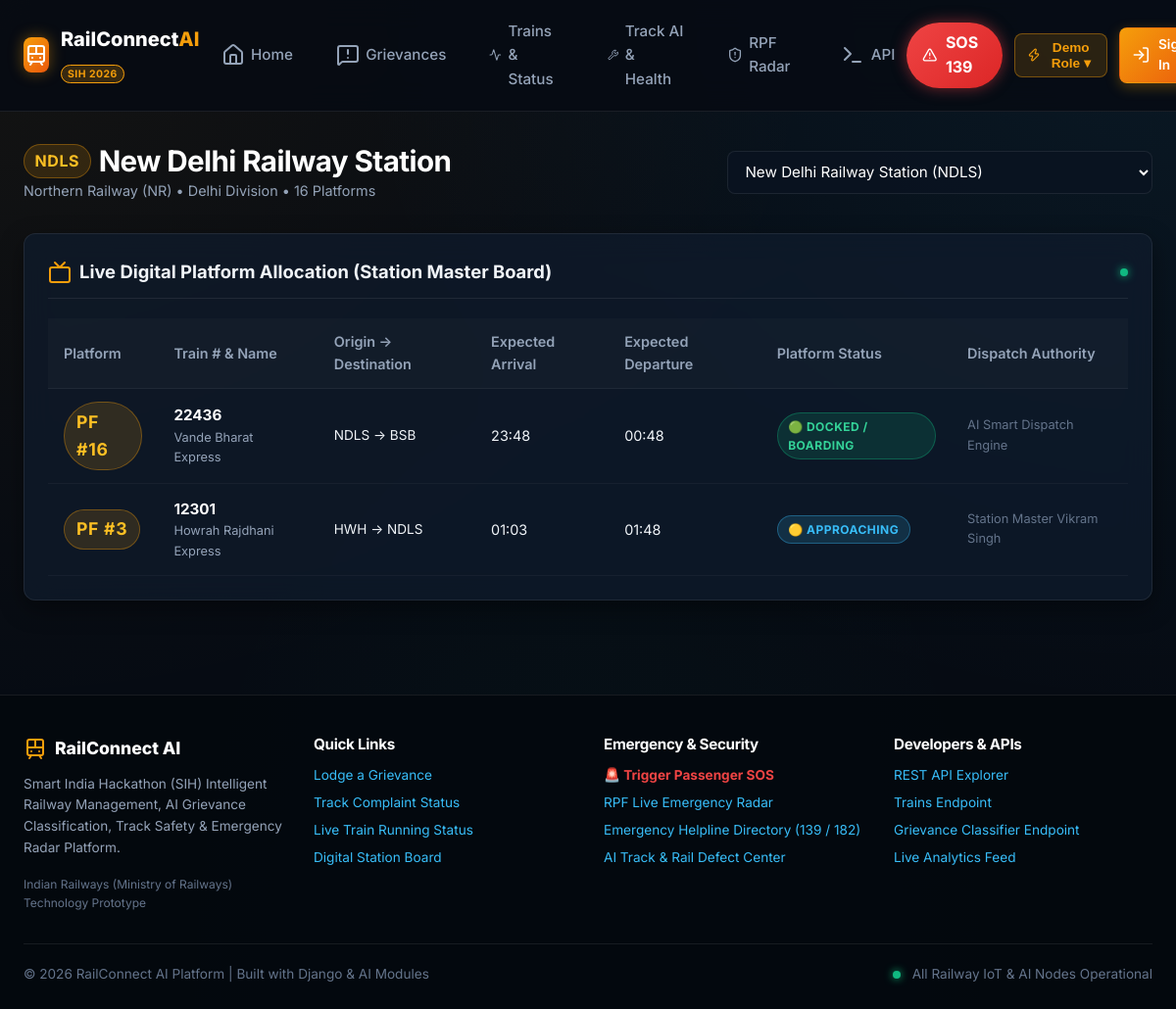
/trains/station-board/, run on the app's committed database.
### apps/trains/models.py (models this page shows, shortened)
class Station(models.Model):
    name = models.CharField(max_length=150)
    code = models.CharField(max_length=10, unique=True)
    zone = models.CharField(max_length=50, default="NR")
    division = models.CharField(max_length=50, default="Delhi")
    latitude = models.FloatField(blank=True, null=True)
    longitude = models.FloatField(blank=True, null=True)
    number_of_platforms = models.PositiveIntegerField(default=5)
    has_wifi = models.BooleanField(default=True)
    has_medical_booth = models.BooleanField(default=True)
    rpf_post_phone = models.CharField(max_length=20, default="182 / 139")
    class Meta:
        ordering = ['code']

class PlatformAllocation(models.Model):
    station = models.ForeignKey(Station, on_delete=models.CASCADE, related_name='platform_allocations')
    platform_number = models.PositiveIntegerField()
    train = models.ForeignKey(Train, on_delete=models.CASCADE)
    expected_arrival = models.DateTimeField()
    expected_departure = models.DateTimeField()
    status = models.CharField(max_length=30, default="Approaching", choices=[
        ('Approaching', 'Approaching'),
        ('Docked', 'Docked / Boarding'),
        ('Departed', 'Departed'),
        ('Delayed', 'Delayed'),
    ])
    assigned_by = models.CharField(max_length=100, default="AI Automated Dispatch")
    created_at = models.DateTimeField(auto_now_add=True)
    class Meta:
        ordering = ['expected_arrival']

class Train(models.Model):
    train_number = models.CharField(max_length=10, unique=True)
    name = models.CharField(max_length=150)
    train_type = models.CharField(max_length=30, choices=TrainType.choices, default=TrainType.SUPERFAST)
    source_station = models.ForeignKey(Station, on_delete=models.CASCADE, related_name='departing_trains')
    destination_station = models.ForeignKey(Station, on_delete=models.CASCADE, related_name='arriving_trains')
    runs_on = models.CharField(max_length=50, default="Daily", help_text="e.g. Daily or Mon, Wed, Fri")
    total_coaches = models.PositiveIntegerField(default=18)
    status = models.CharField(max_length=20, choices=TrainStatus.choices, default=TrainStatus.ON_TIME)
    delay_minutes = models.IntegerField(default=0, help_text="Delay in minutes (0 means on time)")
    current_station = models.ForeignKey(Station, on_delete=models.SET_NULL, null=True, blank=True, related_name='trains_currently_here')
    next_station = models.ForeignKey(Station, on_delete=models.SET_NULL, null=True, blank=True, related_name='trains_approaching')
    last_updated = models.DateTimeField(auto_now=True)
    class Meta:
        ordering = ['train_number']

### apps/trains/views.py (the view)
# urls.py: path('station-board/', views.station_board_view, name='station_board'),
def station_board_view(request):
    station_code = request.GET.get('station', 'NDLS').strip().upper()
    station = Station.objects.filter(code=station_code).first() or Station.objects.first()
    all_stations = Station.objects.all()
    allocations = []
    scheduled_arrivals = []
    scheduled_departures = []
    if station:
        allocations = PlatformAllocation.objects.filter(station=station).select_related('train').order_by('expected_arrival')
        schedules = TrainSchedule.objects.filter(station=station).select_related('train', 'train__source_station', 'train__destination_station').order_by('arrival_time')
        scheduled_arrivals = [s for s in schedules if s.arrival_time]
        scheduled_departures = [s for s in schedules if s.departure_time]
    return render(request, 'trains/station_board.html', {
        'station': station,
        'all_stations': all_stations,
        'allocations': allocations,
        'scheduled_arrivals': scheduled_arrivals,
        'scheduled_departures': scheduled_departures,
    })

### templates/trains/station_board.html (shortened to what this page needs)
{% extends 'base.html' %}
{% block content %}
<div class="container" style="padding-top: 2rem; padding-bottom: 4rem;">
    <div class="flex justify-between items-center" style="margin-bottom: 2rem; flex-wrap: wrap; gap: 1rem;">
        <div>
            <div class="flex items-center gap-2">
                <span class="badge badge-warning" style="font-size: 1rem;">{{ station.code }}</span>
                <h1 style="font-size: 1.85rem; color: #fff;">{{ station.name }}</h1>
            </div>
            <p style="color: var(--text-muted); font-size: 0.9rem;">
                {{ station.zone }} • {{ station.division }} Division • {{ station.number_of_platforms }} Platforms
            </p>
        </div>
        <form method="GET" class="flex gap-2">
            <select name="station" class="form-select" onchange="this.form.submit()" style="min-width: 220px;">
                {% for s in all_stations %}
                    <option value="{{ s.code }}" {% if s.code == station.code %}selected{% endif %}>{{ s.name }} ({{ s.code }})</option>
                {% endfor %}
            </select>
        </form>
    </div>
    <div class="card" style="margin-bottom: 2rem;">
        <div class="card-header">
            <div class="card-title">
                <i data-lucide="tv" style="color: var(--primary);"></i> Live Digital Platform Allocation (Station Master Board)
            </div>
            <span class="pulse-dot green"></span>
        </div>
        <div class="table-responsive">
            <table class="table">
                <thead>
                    <tr>
                        <th>Platform</th>
                        <th>Train # & Name</th>
                        <th>Origin → Destination</th>
                        <th>Expected Arrival</th>
                        <th>Expected Departure</th>
                        <th>Platform Status</th>
                        <th>Dispatch Authority</th>
                    </tr>
                </thead>
                <tbody>
                    {% for alloc in allocations %}
                        <tr>
                            <td>
                                <span class="badge badge-warning" style="font-size: 1.1rem; padding: 0.35rem 0.75rem;">Pf #{{ alloc.platform_number }}</span>
                            </td>
                            <td>
                                <strong style="color: #fff; font-size: 0.95rem;">{{ alloc.train.train_number }}</strong>
                                <div style="font-size: 0.8rem; color: var(--text-muted);">{{ alloc.train.name }}</div>
                            </td>
                            <td style="font-size: 0.85rem;">
                                {{ alloc.train.source_station.code }} → {{ alloc.train.destination_station.code }}
                            </td>
                            <td>{{ alloc.expected_arrival|date:"H:i" }}</td>
                            <td>{{ alloc.expected_departure|date:"H:i" }}</td>
                            <td>
                                {% if alloc.status == 'Docked' %}
                                    <span class="badge badge-success">🟢 Docked / Boarding</span>
                                {% elif alloc.status == 'Approaching' %}
                                    <span class="badge badge-info">🟡 Approaching</span>
                                {% else %}
                                    <span class="badge badge-purple">{{ alloc.status }}</span>
                                {% endif %}
                            </td>
                            <td style="font-size: 0.8rem; color: var(--text-subtle);">{{ alloc.assigned_by }}</td>
                        </tr>
                    {% empty %}
                        <tr>
                            <td colspan="7" style="text-align: center; color: var(--text-subtle); padding: 2rem;">No active trains docked at platforms.</td>
                        </tr>
                    {% endfor %}
                </tbody>
            </table>
        </div>
    </div>
</div>
{% endblock %}

### static/css/style.css (style rules this page uses)
:root { --bg-main: #060b13; --bg-surface: #0c1626; --bg-card: rgba(15, 27, 45, 0.75); --bg-card-hover: rgba(22, 38, 62, 0.85); --bg-glass: rgba(255, 255, 255, 0.03); --border-subtle: rgba(255, 255, 255, 0.08); --border-accent: rgba(245, 158, 11, 0.4); --border-glow: rgba(56, 189, 248, 0.3); --primary: #f59e0b; --primary-hover: #d97706; --primary-light: rgba(245, 158, 11, 0.15); --secondary: #38bdf8; --secondary-hover: #0284c7; --secondary-light: rgba(56, 189, 248, 0.15); --accent-emerald: #10b981; --accent-ruby: #ef4444; --accent-purple: #a855f7; --text-main: #f1f5f9; --text-muted: #94a3b8; --text-subtle: #64748b; --font-sans: 'Inter', -apple-system, BlinkMacSystemFont, "Segoe UI", Roboto, sans-serif; --radius-sm: 8px; --radius-md: 12px; --radius-lg: 18px; --radius-full: 9999px; --shadow-sm: 0 2px 8px rgba(0, 0, 0, 0.3); --shadow-md: 0 8px 24px rgba(0, 0, 0, 0.4); --shadow-lg: 0 16px 40px rgba(0, 0, 0, 0.6); --shadow-glow: 0 0 25px rgba(245, 158, 11, 0.25); --shadow-ruby: 0 0 25px rgba(239, 68, 68, 0.35); --transition: all 0.25s cubic-bezier(0.4, 0, 0.2, 1); }
* { margin: 0; padding: 0; box-sizing: border-box; }
body { background-color: var(--bg-main); background-image: radial-gradient(at 0% 0%, rgba(245, 158, 11, 0.06) 0px, transparent 50%), radial-gradient(at 100% 0%, rgba(56, 189, 248, 0.08) 0px, transparent 50%), radial-gradient(at 50% 100%, rgba(16, 185, 129, 0.04) 0px, transparent 50%); background-attachment: fixed; color: var(--text-main); font-family: var(--font-sans); line-height: 1.6; min-height: 100vh; display: flex; flex-direction: column; }
h1, h2, h3, h4, h5, h6 { font-weight: 700; color: #ffffff; letter-spacing: -0.02em; line-height: 1.25; }
.container { max-width: 1280px; margin: 0 auto; padding: 0 1.5rem; width: 100%; }
.flex { display: flex; }
.items-center { align-items: center; }
.justify-between { justify-content: space-between; }
.gap-2 { gap: 0.5rem; }
.card { background: var(--bg-card); backdrop-filter: blur(16px); -webkit-backdrop-filter: blur(16px); border: 1px solid var(--border-subtle); border-radius: var(--radius-md); padding: 1.5rem; box-shadow: var(--shadow-md); transition: var(--transition); }
.card-header { display: flex; align-items: center; justify-content: space-between; margin-bottom: 1.25rem; padding-bottom: 0.75rem; border-bottom: 1px solid var(--border-subtle); }
.card-title { font-size: 1.15rem; font-weight: 700; display: flex; align-items: center; gap: 0.5rem; }
.badge { display: inline-flex; align-items: center; gap: 0.35rem; padding: 0.25rem 0.65rem; border-radius: var(--radius-full); font-size: 0.75rem; font-weight: 700; text-transform: uppercase; letter-spacing: 0.04em; }
.badge-high, .badge-warning { background: rgba(245, 158, 11, 0.15); color: #fbbf24; border: 1px solid rgba(245, 158, 11, 0.35); }
.badge-medium, .badge-info { background: rgba(56, 189, 248, 0.15); color: #38bdf8; border: 1px solid rgba(56, 189, 248, 0.35); }
.badge-low, .badge-success { background: rgba(16, 185, 129, 0.15); color: #34d399; border: 1px solid rgba(16, 185, 129, 0.35); }
.pulse-dot { width: 8px; height: 8px; border-radius: 50%; display: inline-block; }
.pulse-dot.green { background: #10b981; box-shadow: 0 0 8px #10b981; }
.form-input, .form-select, .form-textarea { width: 100%; background: rgba(10, 19, 33, 0.9); border: 1px solid var(--border-subtle); border-radius: var(--radius-sm); padding: 0.65rem 0.85rem; color: #ffffff; font-size: 0.95rem; font-family: inherit; transition: var(--transition); }
.table-responsive { overflow-x: auto; width: 100%; }
.table { width: 100%; border-collapse: collapse; text-align: left; font-size: 0.9rem; }
.table th { padding: 0.75rem 1rem; color: var(--text-muted); font-weight: 600; border-bottom: 1px solid var(--border-subtle); background: rgba(255, 255, 255, 0.02); }
.table td { padding: 0.85rem 1rem; border-bottom: 1px solid rgba(255, 255, 255, 0.04); color: var(--text-main); }

### data on the page
Station: code "NDLS", name "New Delhi Railway Station", zone "Northern Railway (NR)", division "Delhi", number_of_platforms "16"
PlatformAllocation: platform_number "16", train.train_number "22436", train.name "Vande Bharat Express", train.source_station.code "NDLS", train.destination_station.code "BSB", expected_arrival "23:48", expected_departure "00:48", status "🟢 DOCKED / BOARDING", assigned_by "AI Smart Dispatch Engine"
PlatformAllocation: platform_number "3", train.train_number "12301", train.name "Howrah Rajdhani Express", train.source_station.code "HWH", train.destination_station.code "NDLS", expected_arrival "01:03", expected_departure "01:48", status "🟡 APPROACHING", assigned_by "Station Master Vikram Singh"

### other printed values
form field station "New Delhi Railway Station (NDLS)"
